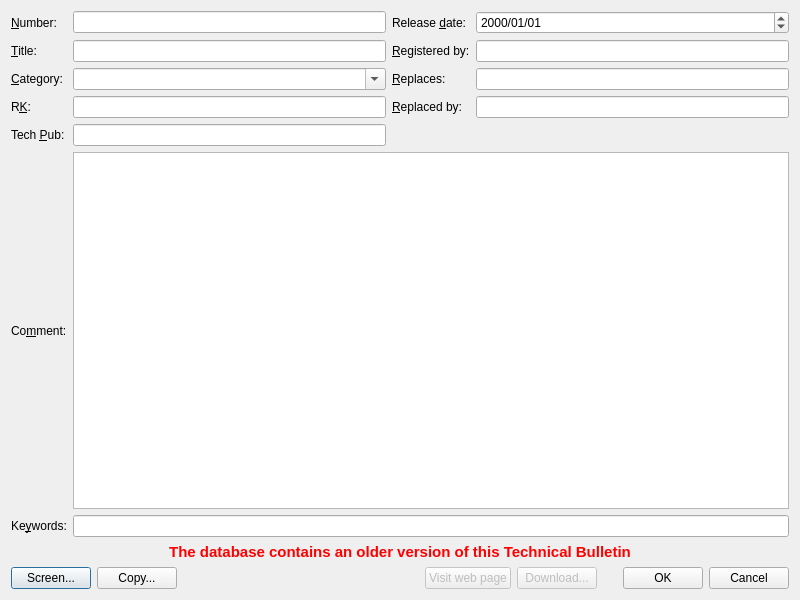
<?xml version="1.0" encoding="UTF-8"?>
<ui version="4.0">
 <class>DlgTB</class>
 <widget class="QDialog" name="DlgTB">
  <property name="geometry">
   <rect>
    <x>0</x>
    <y>0</y>
    <width>800</width>
    <height>600</height>
   </rect>
  </property>
  <property name="sizePolicy">
   <sizepolicy hsizetype="Preferred" vsizetype="Preferred">
    <horstretch>0</horstretch>
    <verstretch>0</verstretch>
   </sizepolicy>
  </property>
  <property name="minimumSize">
   <size>
    <width>800</width>
    <height>600</height>
   </size>
  </property>
  <property name="acceptDrops">
   <bool>true</bool>
  </property>
  <layout class="QVBoxLayout" name="verticalLayout">
   <item>
    <layout class="QGridLayout" name="GLayout">
     <item row="0" column="0">
      <widget class="QLabel" name="LabelNumber">
       <property name="text">
        <string>&amp;Number:</string>
       </property>
       <property name="buddy">
        <cstring>EditNumber</cstring>
       </property>
      </widget>
     </item>
     <item row="0" column="1">
      <widget class="QLineEdit" name="EditNumber">
       <property name="acceptDrops">
        <bool>false</bool>
       </property>
      </widget>
     </item>
     <item row="0" column="2">
      <widget class="QLabel" name="LabelReleaseDate">
       <property name="text">
        <string>Release &amp;date:</string>
       </property>
       <property name="buddy">
        <cstring>EditReleaseDate</cstring>
       </property>
      </widget>
     </item>
     <item row="0" column="3">
      <widget class="QDateEdit" name="EditReleaseDate">
       <property name="acceptDrops">
        <bool>false</bool>
       </property>
       <property name="toolTip">
        <string>Format is yyyy/mm/dd</string>
       </property>
       <property name="displayFormat">
        <string>yyyy/MM/dd</string>
       </property>
      </widget>
     </item>
     <item row="1" column="0">
      <widget class="QLabel" name="LabelTitle">
       <property name="text">
        <string>&amp;Title:</string>
       </property>
       <property name="buddy">
        <cstring>EditTitle</cstring>
       </property>
      </widget>
     </item>
     <item row="1" column="1">
      <widget class="QLineEdit" name="EditTitle">
       <property name="acceptDrops">
        <bool>false</bool>
       </property>
      </widget>
     </item>
     <item row="1" column="2">
      <widget class="QLabel" name="LabelRegisteredBy">
       <property name="text">
        <string>&amp;Registered by:</string>
       </property>
       <property name="buddy">
        <cstring>EditRegisteredBy</cstring>
       </property>
      </widget>
     </item>
     <item row="1" column="3">
      <widget class="QLineEdit" name="EditRegisteredBy">
       <property name="acceptDrops">
        <bool>false</bool>
       </property>
      </widget>
     </item>
     <item row="2" column="0">
      <widget class="QLabel" name="LabelCategory">
       <property name="text">
        <string>&amp;Category:</string>
       </property>
       <property name="buddy">
        <cstring>ComboCategory</cstring>
       </property>
      </widget>
     </item>
     <item row="2" column="1">
      <widget class="QComboBox" name="ComboCategory">
       <property name="acceptDrops">
        <bool>false</bool>
       </property>
       <property name="editable">
        <bool>true</bool>
       </property>
       <property name="currentText">
        <string/>
       </property>
       <property name="frame">
        <bool>true</bool>
       </property>
      </widget>
     </item>
     <item row="2" column="2">
      <widget class="QLabel" name="LabelReplaces">
       <property name="text">
        <string>&amp;Replaces:</string>
       </property>
       <property name="buddy">
        <cstring>EditReplaces</cstring>
       </property>
      </widget>
     </item>
     <item row="2" column="3">
      <widget class="QLineEdit" name="EditReplaces">
       <property name="acceptDrops">
        <bool>false</bool>
       </property>
      </widget>
     </item>
     <item row="3" column="0">
      <widget class="QLabel" name="LabelRK">
       <property name="text">
        <string>R&amp;K:</string>
       </property>
       <property name="buddy">
        <cstring>EditRK</cstring>
       </property>
      </widget>
     </item>
     <item row="3" column="1">
      <widget class="QLineEdit" name="EditRK">
       <property name="acceptDrops">
        <bool>false</bool>
       </property>
      </widget>
     </item>
     <item row="3" column="2">
      <widget class="QLabel" name="LabelReplacedBy">
       <property name="text">
        <string>&amp;Replaced by:</string>
       </property>
       <property name="buddy">
        <cstring>EditReplacedBy</cstring>
       </property>
      </widget>
     </item>
     <item row="3" column="3">
      <widget class="QLineEdit" name="EditReplacedBy">
       <property name="acceptDrops">
        <bool>false</bool>
       </property>
      </widget>
     </item>
     <item row="4" column="0">
      <widget class="QLabel" name="LabelTechPub">
       <property name="text">
        <string>Tech &amp;Pub:</string>
       </property>
       <property name="buddy">
        <cstring>EditTechPub</cstring>
       </property>
      </widget>
     </item>
     <item row="4" column="1">
      <widget class="QLineEdit" name="EditTechPub">
       <property name="acceptDrops">
        <bool>false</bool>
       </property>
      </widget>
     </item>
     <item row="5" column="0">
      <widget class="QLabel" name="LabelComment">
       <property name="text">
        <string>Co&amp;mment:</string>
       </property>
       <property name="buddy">
        <cstring>TexteditComment</cstring>
       </property>
      </widget>
     </item>
     <item row="5" column="1" colspan="3">
      <widget class="QPlainTextEdit" name="TexteditComment">
       <property name="sizePolicy">
        <sizepolicy hsizetype="Expanding" vsizetype="Expanding">
         <horstretch>0</horstretch>
         <verstretch>0</verstretch>
        </sizepolicy>
       </property>
       <property name="acceptDrops">
        <bool>false</bool>
       </property>
       <property name="tabChangesFocus">
        <bool>true</bool>
       </property>
      </widget>
     </item>
     <item row="6" column="0">
      <widget class="QLabel" name="LabelKeywords">
       <property name="text">
        <string>Ke&amp;ywords:</string>
       </property>
       <property name="buddy">
        <cstring>EditKeywords</cstring>
       </property>
      </widget>
     </item>
     <item row="6" column="1" colspan="3">
      <widget class="LineEditDeselect" name="EditKeywords">
       <property name="acceptDrops">
        <bool>false</bool>
       </property>
      </widget>
     </item>
    </layout>
   </item>
   <item>
    <widget class="QLabel" name="LabelReplaceExistent">
     <property name="enabled">
      <bool>true</bool>
     </property>
     <property name="font">
      <font>
       <pointsize>11</pointsize>
       <bold>true</bold>
      </font>
     </property>
     <property name="styleSheet">
      <string notr="true">color: rgb(255, 0, 0);</string>
     </property>
     <property name="text">
      <string>The database contains an older version of this Technical Bulletin</string>
     </property>
     <property name="alignment">
      <set>Qt::AlignCenter</set>
     </property>
    </widget>
   </item>
   <item>
    <layout class="QHBoxLayout" name="HLayoutButtons">
     <item>
      <widget class="QPushButton" name="ButtonScreen">
       <property name="text">
        <string>Screen...</string>
       </property>
      </widget>
     </item>
     <item>
      <widget class="QPushButton" name="ButtonCopy">
       <property name="text">
        <string>Copy...</string>
       </property>
      </widget>
     </item>
     <item>
      <spacer name="HSpacerButtons">
       <property name="orientation">
        <enum>Qt::Horizontal</enum>
       </property>
       <property name="sizeHint" stdset="0">
        <size>
         <width>40</width>
         <height>20</height>
        </size>
       </property>
      </spacer>
     </item>
     <item>
      <widget class="QPushButton" name="ButtonWebPage">
       <property name="enabled">
        <bool>false</bool>
       </property>
       <property name="text">
        <string>Visit web page</string>
       </property>
      </widget>
     </item>
     <item>
      <widget class="QPushButton" name="ButtonDownload">
       <property name="enabled">
        <bool>false</bool>
       </property>
       <property name="text">
        <string>Download...</string>
       </property>
      </widget>
     </item>
     <item>
      <spacer name="horizontalSpacer">
       <property name="orientation">
        <enum>Qt::Horizontal</enum>
       </property>
       <property name="sizeType">
        <enum>QSizePolicy::Fixed</enum>
       </property>
       <property name="sizeHint" stdset="0">
        <size>
         <width>20</width>
         <height>20</height>
        </size>
       </property>
      </spacer>
     </item>
     <item>
      <widget class="QPushButton" name="ButtonOK">
       <property name="text">
        <string>OK</string>
       </property>
      </widget>
     </item>
     <item>
      <widget class="QPushButton" name="ButtonCancel">
       <property name="text">
        <string>Cancel</string>
       </property>
      </widget>
     </item>
    </layout>
   </item>
  </layout>
 </widget>
 <customwidgets>
  <customwidget>
   <class>LineEditDeselect</class>
   <extends>QLineEdit</extends>
   <header>LineEditDeselect.hpp</header>
  </customwidget>
 </customwidgets>
 <tabstops>
  <tabstop>EditNumber</tabstop>
  <tabstop>EditTitle</tabstop>
  <tabstop>ComboCategory</tabstop>
  <tabstop>EditRK</tabstop>
  <tabstop>EditTechPub</tabstop>
  <tabstop>EditReleaseDate</tabstop>
  <tabstop>EditRegisteredBy</tabstop>
  <tabstop>EditReplaces</tabstop>
  <tabstop>EditReplacedBy</tabstop>
  <tabstop>TexteditComment</tabstop>
  <tabstop>EditKeywords</tabstop>
  <tabstop>ButtonOK</tabstop>
  <tabstop>ButtonCancel</tabstop>
 </tabstops>
 <resources/>
 <connections/>
</ui>
